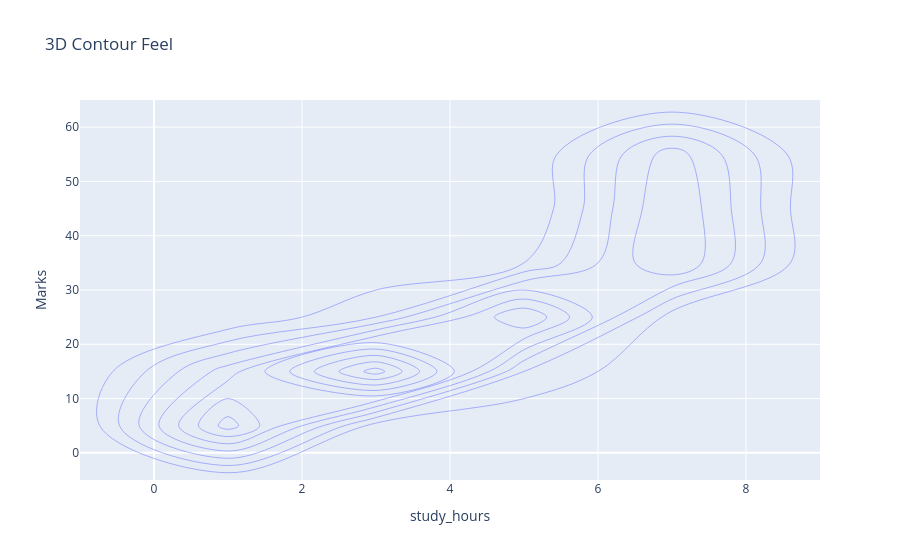

The notebook cell saved with this chart:
### Code cell
# 3D Contour
px.density_contour(student, x="study_hours", y="Marks", title="3D Contour Feel").show()
